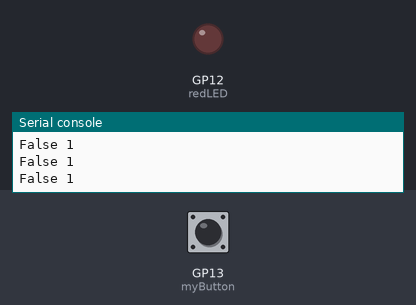
Simulated run of this program. Board: Raspberry Pi Pico running MicroPython. Parts: output pins drawn as LEDs (lit = HIGH), the last lines printed to the serial console. Inputs (shaded band) come from the test bench; at power-on: GP13 (myButton) HIGH.

Above: at 1.2 s.
1.3 s: GP13 (myButton) pulled LOW for 0.15 s
At 2.0 s:
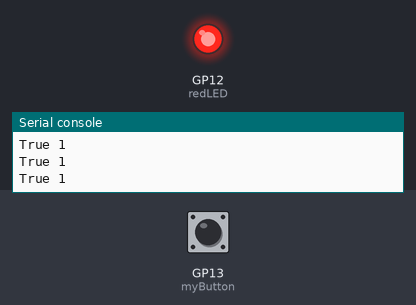
2.9 s: GP13 (myButton) pulled LOW for 1 s
At 3.3 s:
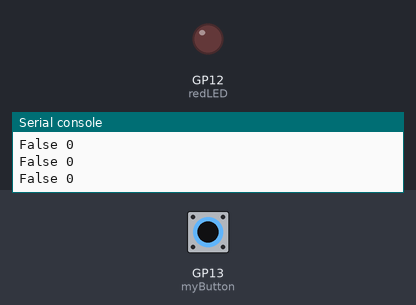
5.4 s: GP13 (myButton) pulled LOW for 3.2 s
At 6.6 s:
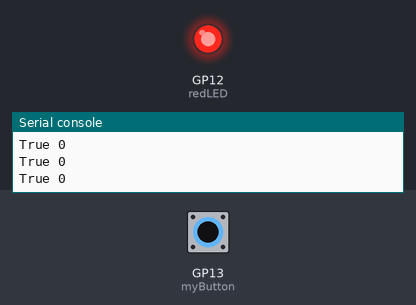
Timing chart, 0 to 8.4 s (numbered marks = the images above; inputs shaded):
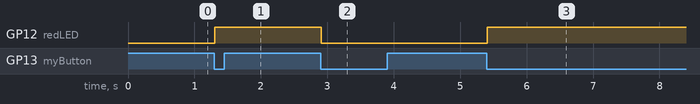

The program:

ButtonOnOff.py
```python
from machine import Pin
from time import sleep
buttonPin=13
redPin=12

myButton=Pin(buttonPin,Pin.IN,Pin.PULL_UP)
redLED=Pin(redPin,Pin.OUT)

buttonStateNow=1
buttonStateOld=0
LEDstate=False
while True:
    buttonStateNow=myButton.value()
    if buttonStateOld==1 and buttonStateNow==0:
        LEDstate=not LEDstate
        redLED.value(LEDstate)
    print(LEDstate,buttonStateNow)
    sleep(.05)
    buttonStateOld=buttonStateNow
    sleep(.05)
```

Measured:
- after the input at 1.3 s, GP12 (redLED): LOW → HIGH at once
- after the input at 2.9 s, GP12 (redLED): HIGH → LOW at once
- after the input at 5.4 s, GP12 (redLED): LOW → HIGH at once
